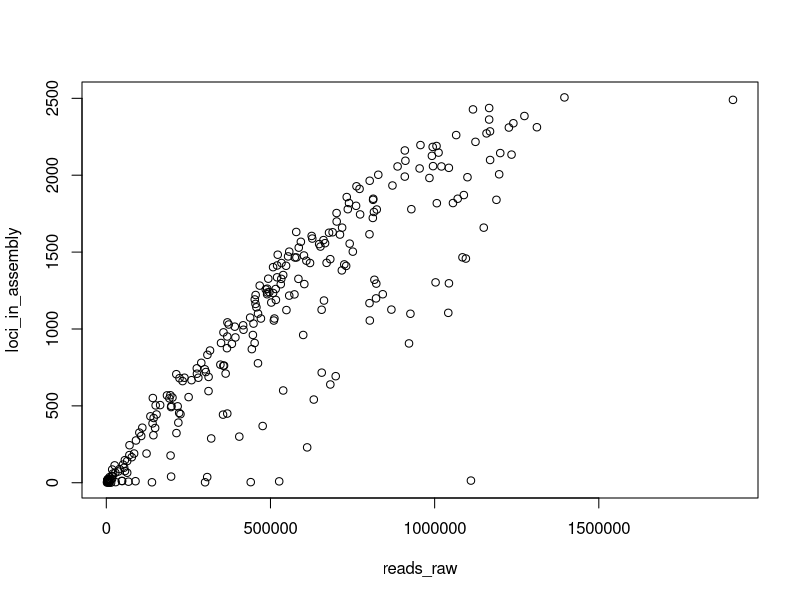
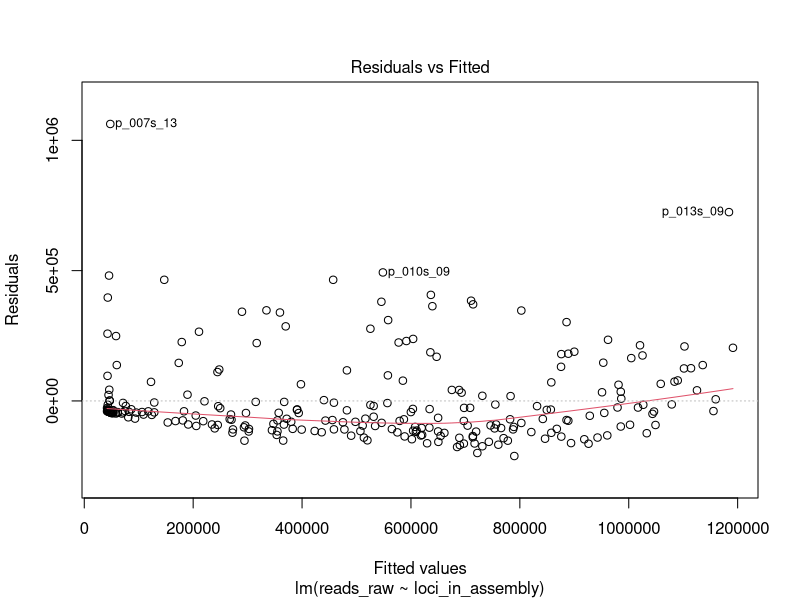
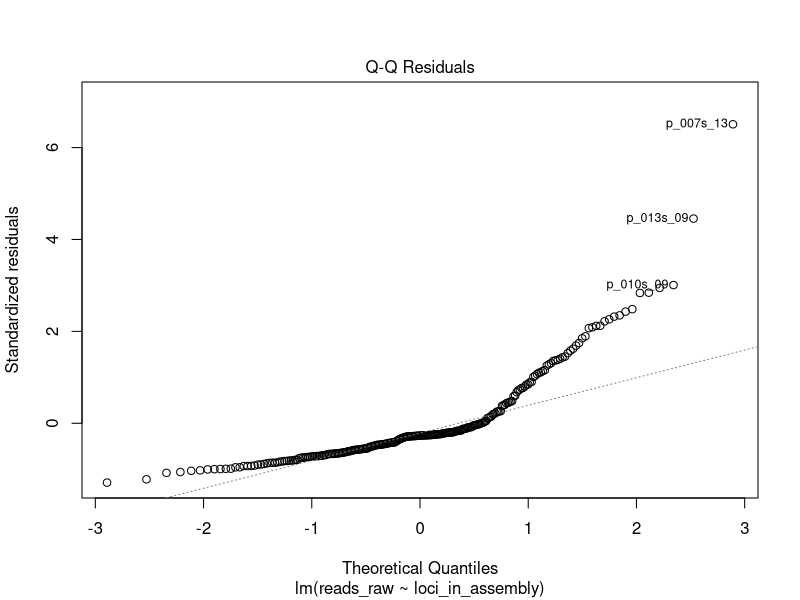
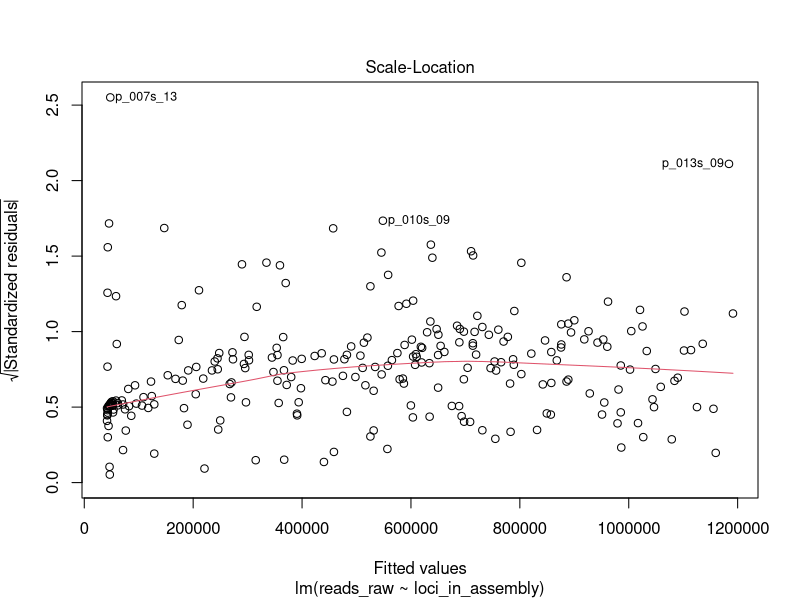
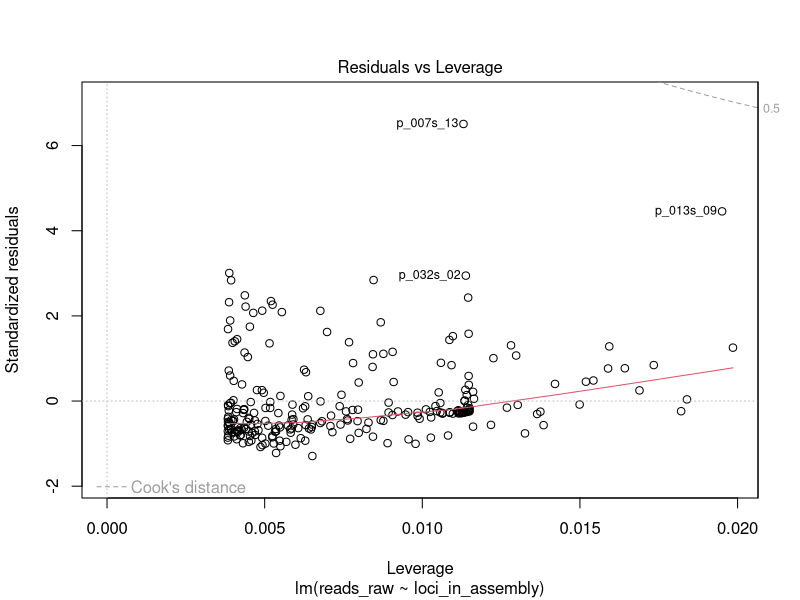

R code for these plots, in order:
setwd('/Users/jimblotter/Desktop/Grad_School/Data_Analysis/erisor/QC/')
stats <- read.table("erisor_reps_stats-with_spp.txt", header = TRUE, fill = TRUE)
str(stats)
reads_raw <- stats[,2]
loci_in_assembly <- stats[,9]

reads_and_loci <- subset(stats, select = c("reads_raw", "loci_in_assembly"))
summary(reads_and_loci)
plot(reads_and_loci)

fit <- lm(reads_raw ~ loci_in_assembly, data=stats)   #linear regression
summary(fit)
plot(fit)

##How many samples already have 1,750 loci? (exclude 52 samples)
lia <- loci_in_assembly[!is.na(loci_in_assembly)]
count_lia <- function(nums){
  x=0
  for(i in nums){
    if(i >= 1750){
      #print(i)
      x=x+1
    }
  }
  print("Loci with more than 1750 loci:")
  return(x)
}
count_lia(lia) 

##How many samples have less than 400,000 raw reads? (exclude 109 samples)
rr <- reads_raw[!is.na(reads_raw)]
count_rr <- function(nums){
  x=0
  for(i in nums){
    if(i < 400000){
      #print(i)
      x=x+1
    }
  }
  print("Samples with less than 400,000 raw reads:")
  return(x)
}
count_rr(rr)

##How many samples have less than 70% expected loci?
loci_per_read <- loci_in_assembly/reads_raw              #number of loci per read
av_loci <- mean(loci_per_read, na.rm=TRUE)               #0.0021
lpr <- loci_per_read[!is.na(loci_per_read)]            #to get rid of the Na that is messing up my funciton
expected_loci <- reads_raw*av_loci
observed_vs_expected <- loci_in_assembly/expected_loci
ove <- observed_vs_expected[!is.na(observed_vs_expected)] #to get rid of the Na that is messing up my funciton

count_ove <- function(nums){
  x=0
  for(i in nums){
    if(i < .70){
      print(i)
      x=x+1
    }
  }
  print("Samples with less loci than expected (70%):")
  return(x)
}
count_ove(ove)                  #gives number of samples have less loci than expected

##Now I need to put the three of them together, to see how many samples I am left with:
##list the samples with less than 1750 loci
L = stats$loci_in_assembly <= 1750
L
passed1 = stats[L,]                                       #list of individuals that passed first filter
##of those-list the samples with more than 400,000 reads
R = passed1$reads_raw >= 400000
R
passed2 = stats[R,]                                       #list of individuals that passed second filter
#of those-list the samples with >70% expected loci
